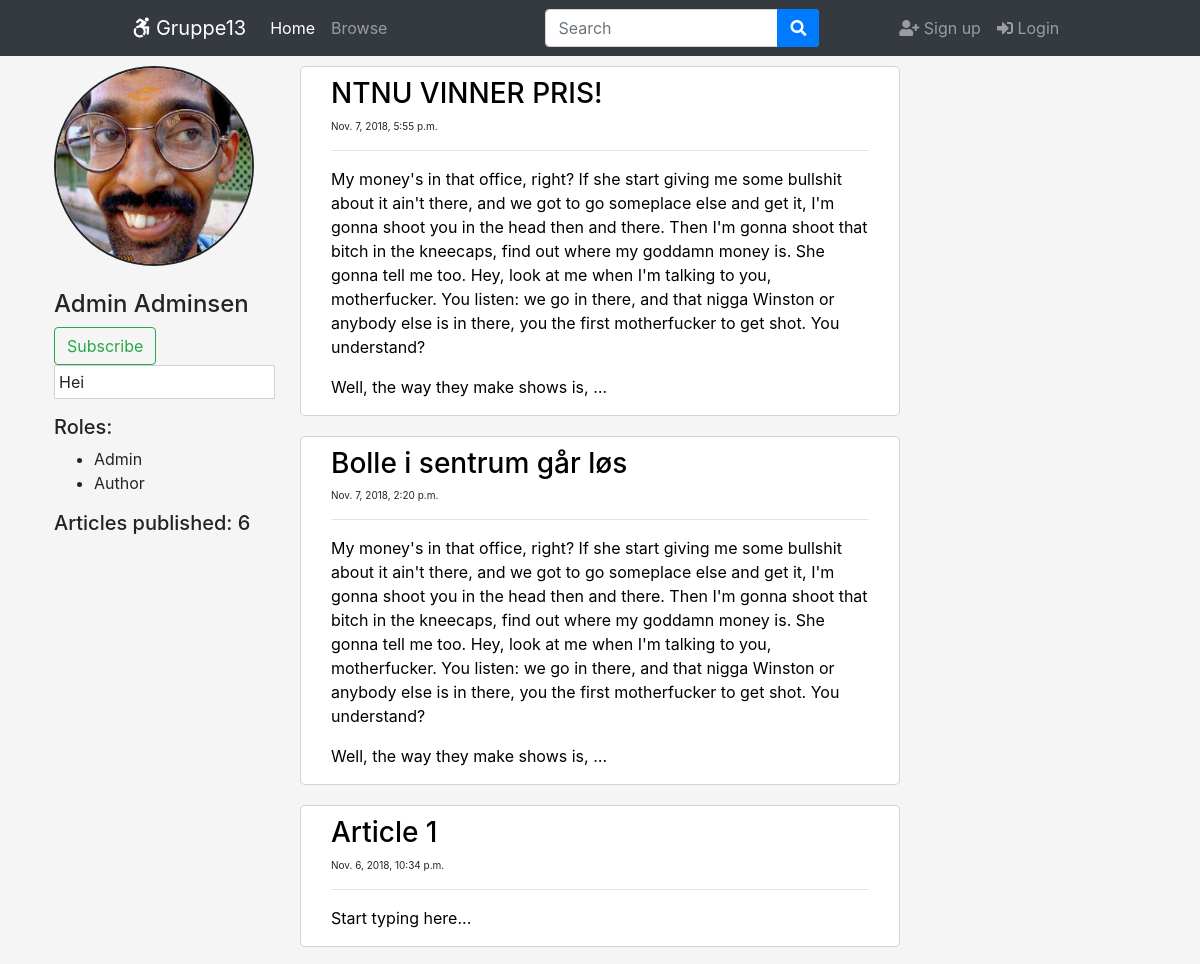
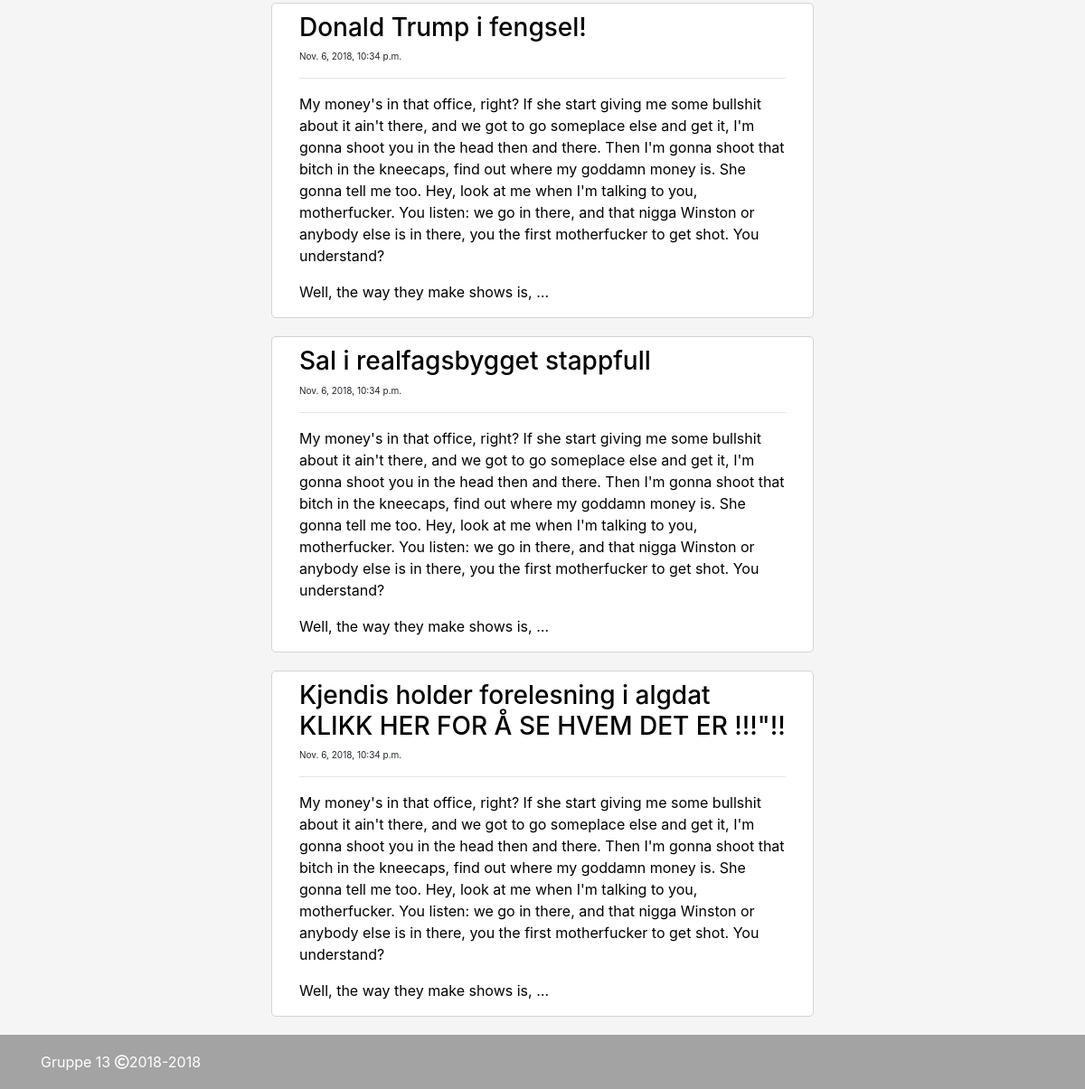
The app's page /profile/1 with its own data (2 pictures, top to bottom).
### catalog/models.py (models this page shows, shortened)
class User(AbstractUser):
    username = None
    email = models.EmailField('email address', unique=True)
    bool_is_author = models.BooleanField(default=False, help_text='Designates whether user is an author', verbose_name='Author')
    bool_is_editor = models.BooleanField(default=False, help_text='Designates whether user is an editor', verbose_name='Editor')
    bool_is_executive_editor = models.BooleanField(default=False, help_text='Designates whether user is an executive editor', verbose_name='Executive editor')
    first_name = models.CharField('first name', max_length = 30, blank=False)
    last_name = models.CharField('last name', max_length = 30, blank=False)
    bio = models.TextField(blank=True)
    USERNAME_FIELD = 'email'
    REQUIRED_FIELDS = []
    profile_pic = models.ImageField(default='default_profile_pic.jpg', blank=True, max_length=300)
    favorites = models.ManyToManyField('Article', related_name='favorites', blank=True)
    subscribe_author = models.ManyToManyField('User', blank=True)
    subscribe_tag = models.ManyToManyField('Tag', related_name='subscribe_tag', blank=True)
    objects = UserManager()
    def get_image(self):
        if not self.profile_pic:
            return '/media/default_profile_pic.jpg'
        else:
            return self.profile_pic.url
    def is_author(self):
        return self.is_superuser or self.bool_is_author
    def name(self):
        return self.first_name + " " + self.last_name

class Article(models.Model):
    author = models.ManyToManyField(User, related_name='author', limit_choices_to={'bool_is_author': True}, blank=True)
    title = models.CharField(max_length=100)
    text = models.TextField(default='Start typing here...')
    thumb = models.ImageField(default='default.png', blank=True, max_length=300)
    pub_date = models.DateTimeField(auto_now_add=True)
    tag = models.ManyToManyField(Tag, related_name='article_tag', blank=True)
    layout_choices = (('LO1', 'Normal'),
             ('LO2', 'Two columns'),
             ('LO3', 'Picture in middle'))
    layout = models.CharField(max_length=3, choices=layout_choices,default='LO1')
    is_published = models.BooleanField(default=False, help_text='Publish article')
    is_reviewed = models.BooleanField(default=False, help_text='Review article')
    assigned_proof_read = models.ManyToManyField(User, related_name="proof_read", limit_choices_to={'bool_is_editor': True}, blank = True)
    last_edited = models.DateTimeField(auto_now=True, blank=True)
    class Meta:
        ordering = ['-pub_date', ]

### catalog/views.py (the view, shortened to what this page needs)
# urls.py: path('profile/<int:id>', views.profile, name='profile'),
def profile(request, id=id):
    u = User.objects.get(id=id)
    users_articles = Article.objects.filter(author=u)
    request_form = ""
    if request.method == 'POST':
        request_form = RequestForm(data=request.POST)
        if request_form.is_valid():
            new_request = request_form.save(commit=False)
            new_request.user = request.user
            new_request.save()
            messages.success(request, 'Request for new role sent')
    else:
        if request.user.is_authenticated:
            request_form = RequestForm()
    context = {
        'u': u,
        'users_articles': users_articles,
        'request_form': request_form,
    }
    return render(request, 'profile.html', context=context)

### catalog/models.py (called while the page is built)
    def __str__(self):
        return self.color

### catalog/templatetags/color_tag.py (called while the page is built)
@register.simple_tag
def get_colors():
    print("get_colors called")
    print(ColorScheme.objects.all())
    colors = ColorScheme.objects.all()
    color = ''
    for i in colors:
        color = i
    css = '#hei { background-color: ' + str(color) + ' !important;}'
    return css

### catalog/templates/profile.html (shortened to what this page needs)
{% extends 'base_template.html' %}
{% block content %}
<div class="wrapper">
    <div class="sidebarWrapper">
        <img class="imgProfilePic" src="{{u.get_image}}" width="200px" height="200px">
        <br><br>
        <h4>{{u.name}}</h4>
        <form method="POST">
                {% if u in user.subscribe_author.all %}
                    <input type="submit" value="Unsubscribe" name="unsubscribe" class="favorite btn btn-outline-danger"></input>
                {% else %}
                    <input type="submit" value="Subscribe" name="subscribe" class="favorite btn btn-outline-success"></input>
                {% endif %}
        </form>
        <p class="bio">{{u.bio}}</p>
        <h5>Roles:</h5>
        <ul>
            {% if u.is_superuser %}
            <li>Admin</li>
            {% elif u.is_executive_editor %}
            <li>Executive editor</li>
            {% elif u.is_editor %}
            <li>Editor</li>
            {% endif %}
            {% if u.is_author %}
            <li>Author</li>
            {% endif %}
        </ul>
        <h5>Articles published: {{users_articles.count}}</h5>
    </div>
    <div>
        {% for article in users_articles %}
            <div class="articleWrapper">
                <a href="{% url 'post_detail' pk=article.id %}"><h3>{{article.title}}</h3></a>
                <p style="font-size: 10px;">{{article.pub_date}}</p>
                <hr>
                <a href="{% url 'post_detail' pk=article.id %}"><p>{{article.text | truncatewords:100 |safe}}</p></a>
            </div>
        {% endfor %}
    </div>
</div>
{% endblock %}

### catalog/templates/base_template.html (shortened to what this page needs)
<!DOCTYPE html>
<html lang="en">
<head>
    <link href="https://stackpath.bootstrapcdn.com/bootstrap/4.1.3/css/bootstrap.min.css" rel="stylesheet">
    <link rel="stylesheet" href="https://use.fontawesome.com/releases/v5.3.1/css/all.css">
        {%load color_tag%}
</head>
<body>
    <nav id="hei" class="navbar navbar-expand-lg navbar-dark bg-dark" >
        <div class="class = navbar-nav navWrapper">
            <div class="navbar-nav">
                <a href="{% url 'index' %}"class="navbar-brand" ><span class="fab fa-accessible-icon"></span> Gruppe13</a>
                <a href="{% url 'index' %}" class="navbar-item nav-link active" >Home</a>
                <a href="{%url 'browse' %}" class="navbar-item nav-link mr-auto" >Browse</a>
                <span class="navbar-item nav-link mr-auto" style="min-width:150px;"></span>
                <form class="form-inline" method="GET" action="{% url 'search' %}">
                    <input class="form-control mr-sm-2" name="q" type="search" placeholder="Search" aria-label="Search">
                    <button class="btn btn-primary my-2 my-sm-0 btnSearch" type="submit"><span class="fas fa-search"></span></button>
                </form>
            </div>
            <div class="nav navbar-nav navbar-right ml-auto">
                {% if user.is_authenticated %}
                <a href="{% url 'profile' id=user.id %}" class="navbar-item nav-link"></span> {{user.first_name}}</a>
                <a href="{% url 'logout' %}?next={{request.path}}" class="navbar-item nav-link"><span class="fas fa-sign-in-alt"></span> Logout</a>
                {% else %}
                <a href="{% url 'register' %}" class="navbar-item nav-link"><span class="fas fa-user-plus"></span> Sign up</a>
                <a href="{% url 'login' %}?next={{request.path}}" class="navbar-item nav-link"><span class="fas fa-sign-in-alt"></span> Login</a>
                {% endif %}
            </div>
        </div>
    </nav>
    <div class="content">
        {% block content %}
        {% endblock %}
    </div>
    <footer class="footer">
      <div class="container">
        <span style="color:white;">Gruppe 13  <span class="far fa-copyright"></span>2018-2018</span>
      </div>
    </footer>
</body>
</html>

### records on screen
User: get_image (picture), name "Admin Adminsen", bio "Hei"
Article: title "NTNU VINNER PRIS!", pub_date "Nov. 7, 2018, 5:55 p.m.", text "My money's in that office, right? If she start giving me some bullshit about it ain't there, and we got to go someplace else and get it, I'm gonna shoot you in the head then and there. Then I'm gonna shoot that bitch in the kneecaps, find out where my goddamn money is. She gonna tell me too. Hey, look at me when I'm talking to you, motherfucker. You listen: we go in there, and that nigga Winston or anybody else is in there, you the first motherfucker to get shot. You understand? Well, the way they make shows is, …"
Article: title "Bolle i sentrum går løs", pub_date "Nov. 7, 2018, 2:20 p.m.", text "My money's in that office, right? If she start giving me some bullshit about it ain't there, and we got to go someplace else and get it, I'm gonna shoot you in the head then and there. Then I'm gonna shoot that bitch in the kneecaps, find out where my goddamn money is. She gonna tell me too. Hey, look at me when I'm talking to you, motherfucker. You listen: we go in there, and that nigga Winston or anybody else is in there, you the first motherfucker to get shot. You understand? Well, the way they make shows is, …"
Article: title "Article 1", pub_date "Nov. 6, 2018, 10:34 p.m.", text "Start typing here..."
Article: title "Donald Trump i fengsel!", pub_date "Nov. 6, 2018, 10:34 p.m.", text "My money's in that office, right? If she start giving me some bullshit about it ain't there, and we got to go someplace else and get it, I'm gonna shoot you in the head then and there. Then I'm gonna shoot that bitch in the kneecaps, find out where my goddamn money is. She gonna tell me too. Hey, look at me when I'm talking to you, motherfucker. You listen: we go in there, and that nigga Winston or anybody else is in there, you the first motherfucker to get shot. You understand? Well, the way they make shows is, …"
Article: title "Sal i realfagsbygget stappfull", pub_date "Nov. 6, 2018, 10:34 p.m.", text "My money's in that office, right? If she start giving me some bullshit about it ain't there, and we got to go someplace else and get it, I'm gonna shoot you in the head then and there. Then I'm gonna shoot that bitch in the kneecaps, find out where my goddamn money is. She gonna tell me too. Hey, look at me when I'm talking to you, motherfucker. You listen: we go in there, and that nigga Winston or anybody else is in there, you the first motherfucker to get shot. You understand? Well, the way they make shows is, …"
Article: title "Kjendis holder forelesning i algdat KLIKK HER FOR Å SE HVEM DET ER !!!\"!!", pub_date "Nov. 6, 2018, 10:34 p.m.", text "My money's in that office, right? If she start giving me some bullshit about it ain't there, and we got to go someplace else and get it, I'm gonna shoot you in the head then and there. Then I'm gonna shoot that bitch in the kneecaps, find out where my goddamn money is. She gonna tell me too. Hey, look at me when I'm talking to you, motherfucker. You listen: we go in there, and that nigga Winston or anybody else is in there, you the first motherfucker to get shot. You understand? Well, the way they make shows is, …"

### other values on screen
{{ users_articles.count }} "6"
